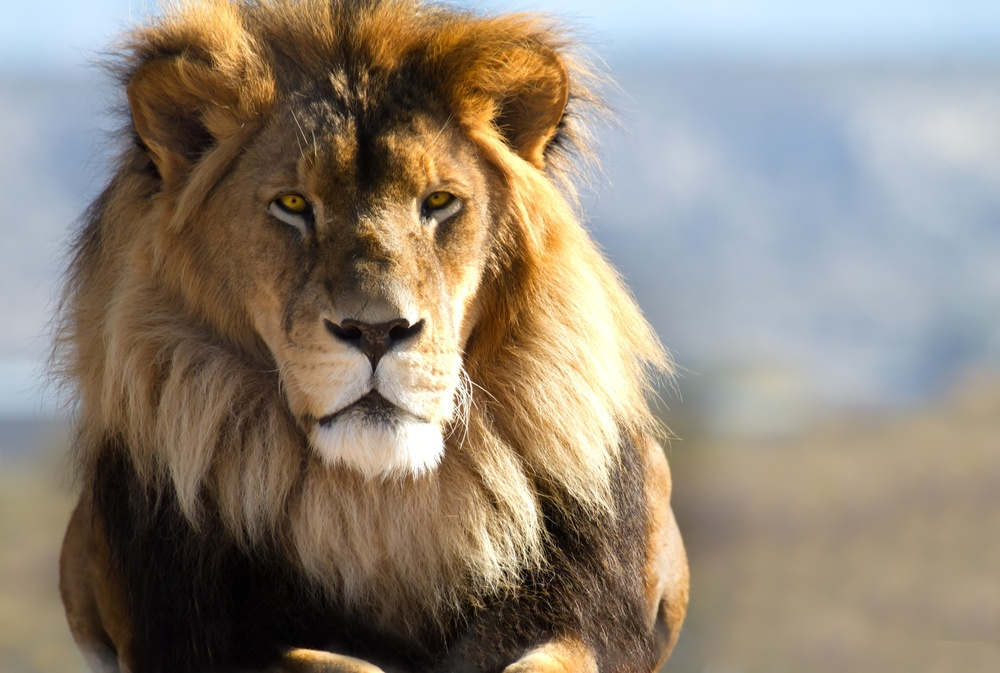
#> input picture Leao.jpg, 1000 x 673 px, shrunk from 2500 x 1682 before the run
$ python Processamento.py
#> lines starting #> are read from the running program, lines starting #| are printed output that depends on the picture
from PIL import Image, ImageFilter


def open_image(file_path):
    """Abre uma imagem do caminho fornecido."""
#> called with file_path = 'Leao.jpg'
    return Image.open(file_path)
#> returned value is the input picture: PIL image 1000x673 RGB; mean R, G, B 144.2, 133.6, 119.6


def apply_filter(image, filter_type):
    """Aplica um filtro à imagem."""
    return image.filter(filter_type)


def save_image(image, output_path):
    """Salva a imagem processada no caminho especificado."""
    image.save(output_path)


if __name__ == "__main__":

    input_image_path = 'Leao.jpg'
    output_image_path = 'imagem_processada.jpg'


    imagem = open_image(input_image_path)


    imagem_pb = imagem.convert('L')
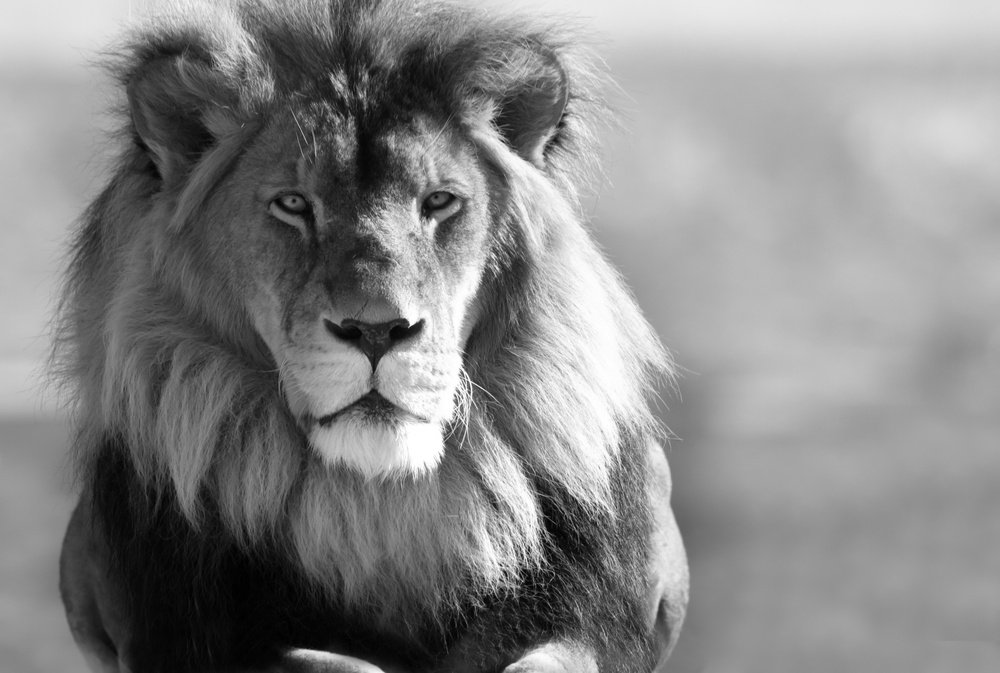
#> imagem_pb: PIL image 1000x673 L; min 0, max 255, mean 135.2


    imagem_processada = apply_filter(imagem_pb, ImageFilter.GaussianBlur(radius=2))


    imagem_processada.show()


    save_image(imagem_processada, output_image_path)

    print(f'Imagem processada salva como {output_image_path}')
